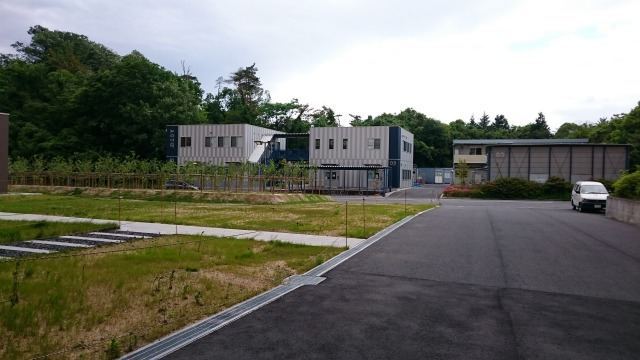
#> input picture Stitching/1.jpg, 640 x 360 px
$ python Stitch.py
#> lines starting #> are read from the running program, lines starting #| are printed output that depends on the picture; after the words box and inside, x2 and y2 are one past the last pixel; in counts of white or black regions, pixels touching at a corner belong together
#!/usr/bin/python
# -*- coding: utf-8 -*-
import cv2
import numpy as np

def main():
    imgSrc1 = cv2.imread('1.jpg')
#> imgSrc1 is the input picture: shape (360, 640, 3); mean B, G, R 107.2, 115.9, 115.2
    imgSrc2 = cv2.imread('2.jpg')
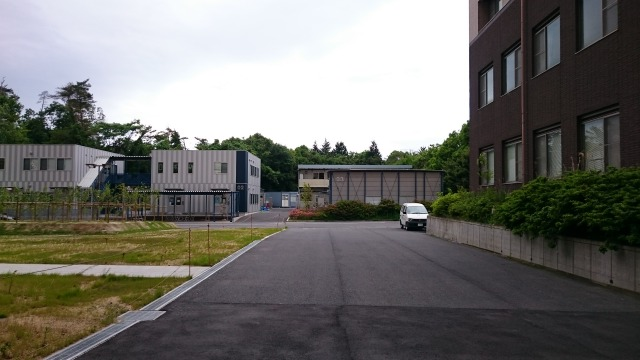
#> input picture Stitching/2.jpg, 640 x 360 px
#> imgSrc2 is the input picture: shape (360, 640, 3); mean B, G, R 109.6, 113.5, 114.3

    src1Rows,src1Cols,src1Ch1 = imgSrc1.shape
#> src1Rows = 360; src1Cols = 640; src1Ch1 = 3
    src2Rows,src2Cols,src1Ch2 = imgSrc2.shape
#> src2Rows = 360; src2Cols = 640; src1Ch2 = 3

    # 余白が少ないと画像端の特徴点検出が行われないため、画像を任意の方向からくっつけるため余白を追加
    H = np.float32([[1,0,src1Cols],[0,1,src1Rows]])
#> H = [[1, 0, 640], [0, 1, 360]]
    marginedImgSrc1 = cv2.warpAffine(imgSrc1,H,(src1Cols * 3, src1Rows * 3))
    marginedImgSrc2 = cv2.warpAffine(imgSrc2,H,(src2Cols * 3, src2Rows * 3))
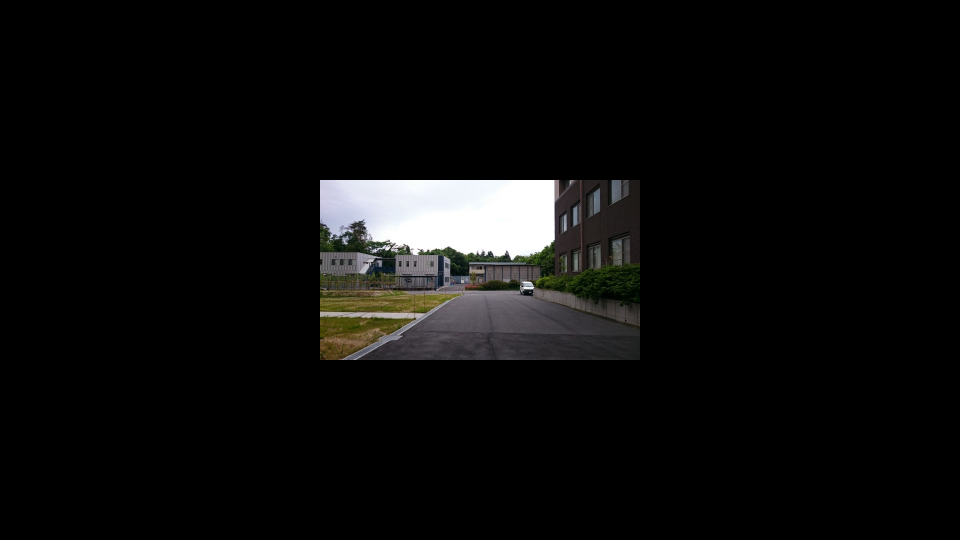
#> marginedImgSrc2: shape (1080, 1920, 3) (shown at 1/2 size); mean B, G, R 12.2, 12.6, 12.7
    cv2.imwrite('marginedImgSrc1.jpg', marginedImgSrc1)
    cv2.imwrite('marginedImgSrc2.jpg', marginedImgSrc2)
    #グレースケール化
    imgSrc1Gray = cv2.cvtColor(marginedImgSrc1, cv2.COLOR_BGR2GRAY)
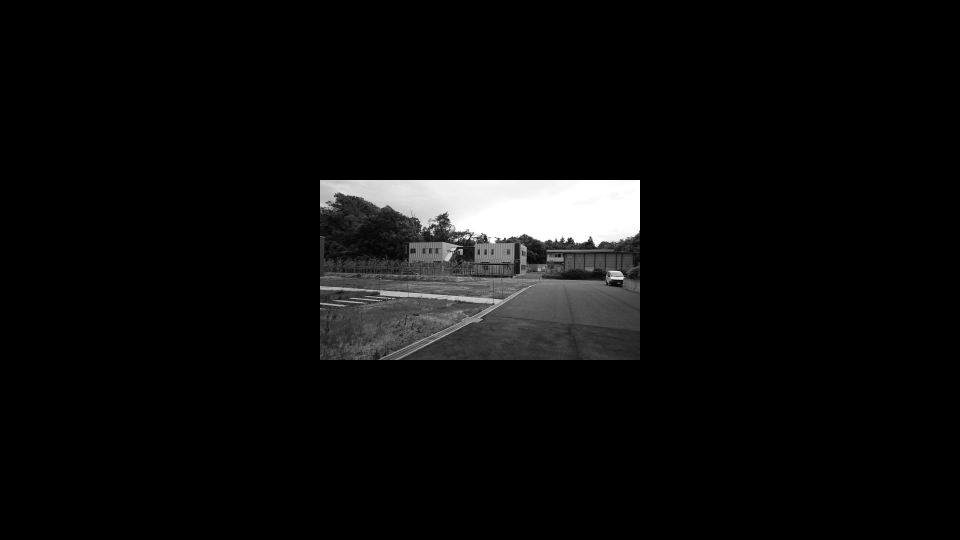
#> imgSrc1Gray: shape (1080, 1920) (shown at 1/2 size); min 0, max 255, mean 12.7
    imgSrc2Gray = cv2.cvtColor(marginedImgSrc2, cv2.COLOR_BGR2GRAY)

    # 特徴点  kp1, kp2
    # 特徴量記述子  des1, des2
    akaze = cv2.AKAZE_create()
    kp1, des1 = akaze.detectAndCompute(marginedImgSrc1, None)
#> kp1 = 824 keypoints; strongest (x, y, size): (1258, 382, 32.3), (1269, 370, 16.1), (1247, 391, 45.7), (1264, 375, 22.8)
    kp2, des2 = akaze.detectAndCompute(marginedImgSrc2, None)
#> kp2 = 775 keypoints; strongest (x, y, size): (1092, 382, 32.3), (1081, 391, 45.7), (1098, 376, 22.8), (662, 382, 32.3)

    # 特徴量をBFMatcher（総当り）でマッチング。
    # knnMatchで上位k = 3つのマッチング結果をmatchesに格納
    match = cv2.BFMatcher()
    matches = match.knnMatch(des2, des1, k=2)
#> matches = 775 matches

    # 1つのmに対する2つのマッチング結果(n)同士の距離(distance)が離れていれば、良点(good)とする。
    goods = []
    for m, n in matches:
        if m.distance < 0.7 * n.distance:
            goods.append(m)
#> after the loop, goods = 193 matches

    # ホモグラフィ計算 よくわからん
    MIN_MATCH_COUNT = 4
    if len(goods) > MIN_MATCH_COUNT:
        src_pts = np.float32([ kp2[m.queryIdx].pt for m in goods ])
#> src_pts = 193 pairs, first value 647.3 to 1059.3, second value 367.2 to 668.4
        dst_pts = np.float32([ kp1[m.trainIdx].pt for m in goods ])
#> dst_pts = 193 pairs, first value 847.2 to 1271.8, second value 367.3 to 635
        H = cv2.findHomography(src_pts, dst_pts, cv2.RANSAC, 5.0)[0]
#> H = [[0.156, 0.106, 467.8], [-0.241, 0.689, 170.4], [-0.000467, 9.63e-05, 1]]
    else:
        print('Not enought matches are found - {}/{}'.format(len(goods), MIN_MATCH_COUNT))
        exit(1)

    cv2.imwrite('Matches.jpg', cv2.drawMatches(marginedImgSrc2, kp2, marginedImgSrc1, kp1, goods, None))
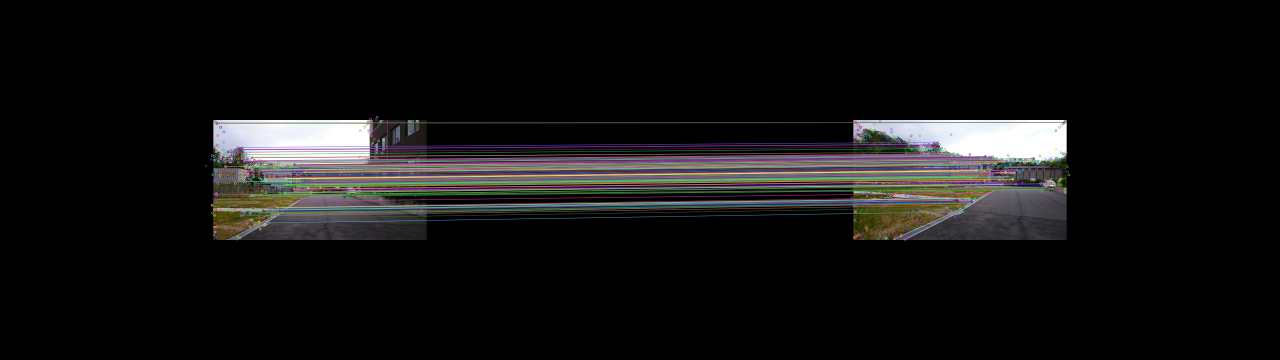
#> saved as Matches.jpg: shape (1080, 3840, 3) (shown at 1/3 size); mean B, G, R 17.9, 18.1, 18.7

    # ホモグラフィ行列で画像(imgSrc2)を移動
    warpedImgSrc2 = cv2.warpPerspective(marginedImgSrc2, H, (marginedImgSrc2.shape[1], marginedImgSrc2.shape[0]))
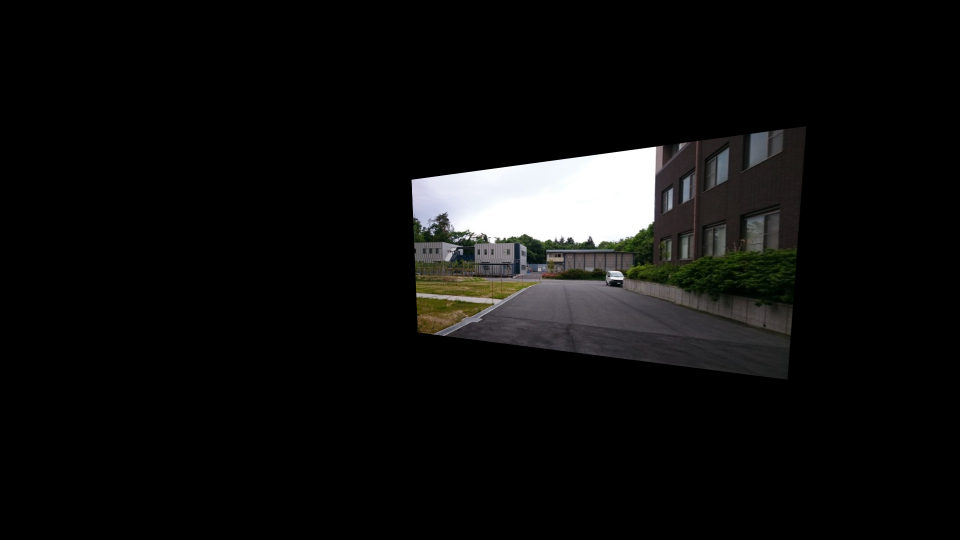
#> warpedImgSrc2: shape (1080, 1920, 3) (shown at 1/2 size); mean B, G, R 14.5, 15, 15.1
    cv2.imwrite('warpedImgSrc2.jpg', warpedImgSrc2)

    # 結合
    stitchedImg = warpedImgSrc2.copy()
    stitchedImg[src1Rows : src1Rows * 2, src1Cols :src1Cols * 2] = imgSrc1
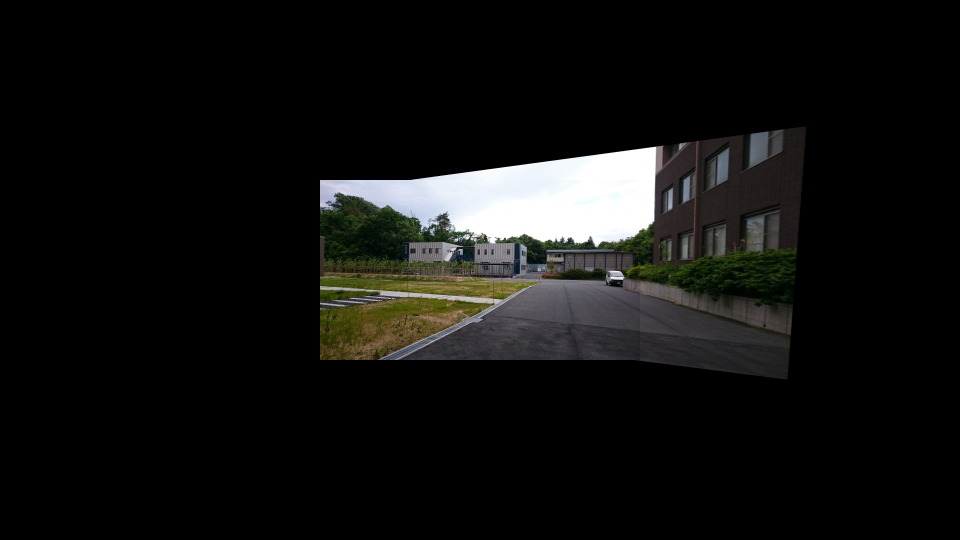
#> stitchedImg: shape (1080, 1920, 3) (shown at 1/2 size); 10.07% of pixels changed, all inside (x1, y1, x2, y2) = (640, 360, 1280, 720)
    cv2.imwrite('stitchedImg.jpg', stitchedImg)

    #余分な部分を取り除く
    trimedImg = Trim(stitchedImg)
    cv2.imwrite('trimedImg.jpg', trimedImg)

    cv2.waitKey(0)

def Trim(imgSrc):
    # 画像読み込み
    minX = 100000
    minY = 100000
    maxX = -100000
    maxY = -100000

    imgSrcRows, imgSrcCols, imgSrcCh = imgSrc.shape
#> imgSrcRows = 1080; imgSrcCols = 1920; imgSrcCh = 3
    # ピクセルにアクセス
    for y in range(imgSrcRows):
        for x in range(imgSrcCols):
            img = imgSrc[y,x]
            # それが黒じゃなかったら
            if img[0] + img[1] + img[2] != 0:
                #サイズを変換
                if minX > x:
                    minX = x
                elif maxX < x:
                    maxX = x
                if minY > y:
                    minY = y
                elif maxY < y:
                    maxY = y
#> after the loop, maxX = 1612; maxY = 759; minX = 640; minY = 252

    imgDst = imgSrc.copy()
    size = (maxX - minX, maxY - minY)
#> size = (972, 507)
    H = np.float32([[1,0,0 - minX],[0,1,0 - minY]])
#> H = [[1, 0, -640], [0, 1, -252]]
    imgDst = cv2.warpAffine(imgSrc,H,(size[0], size[1]))
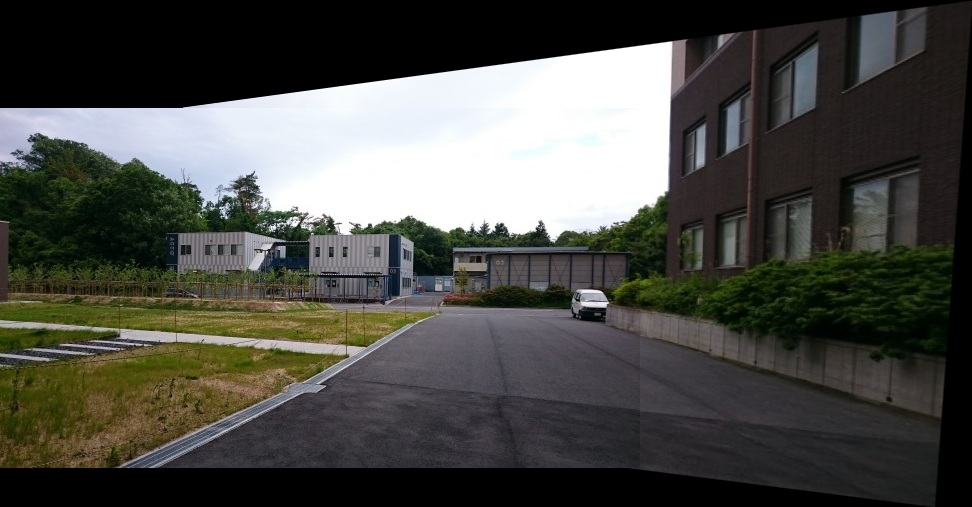
#> imgDst: shape (507, 972, 3); mean B, G, R 71.1, 76.3, 75.9

    return imgDst

if __name__ == '__main__':
    main()
